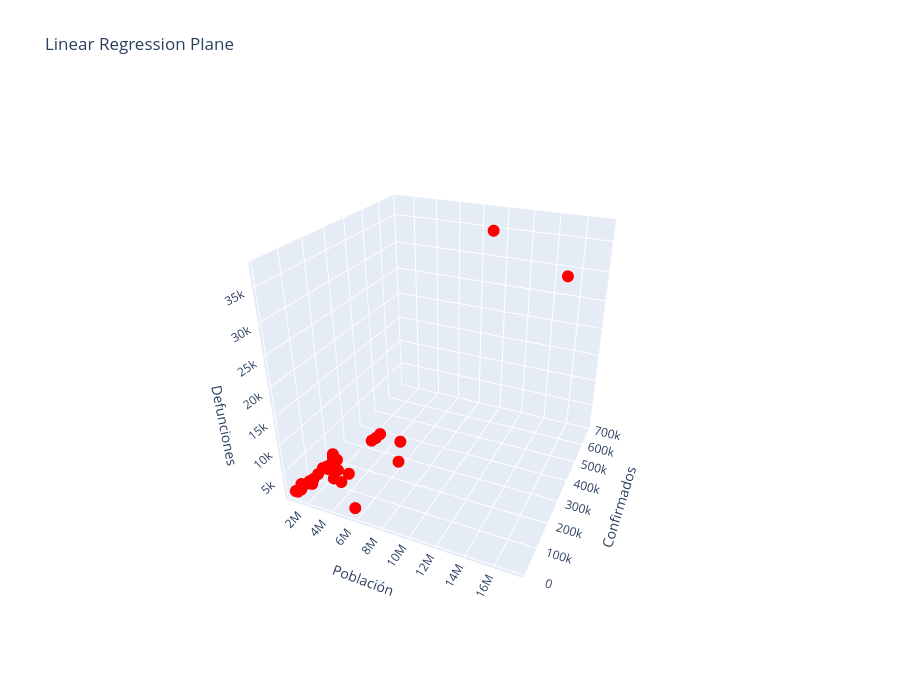

This figure's notebook cell:
### Markdown cell above
## Data Visualization

### Code cell
fig = go.Figure()


# Scatter (puntos)
fig.add_trace(go.Scatter3d(
    x=data['Poblacion'],
    y=data['Confirmados'],
    z=data['Defunciones'],
    mode='markers',
    marker=dict(color='red', size=7),
    name='Data',
    text=[f"y: {v:,.0f}" for v in data['Defunciones']],
    customdata=data.index, 
    hovertemplate=
            "Estado: %{customdata}<br>" +
            "Población: %{x:,}<br>" +
            "Confirmados: %{y:,}<br>" +
            "Defunciones: %{text}<extra></extra>"
    ))

fig.update_layout(
    title='Linear Regression Plane',
    width=900,
    height=700,
    scene=dict(
        xaxis_title='Población',
        yaxis_title='Confirmados',
        zaxis_title='Defunciones',
        aspectmode='cube',
        camera=dict(
            eye=dict(x=0.9021, y=-2.02, z=1.19)  # 👈 posición de la cámara
        )
    )
)

fig.show()

### Figure 1 — Plotly figure (JSON) as saved in the notebook; plotly's stock layout.template omitted (floating-point values rounded to 4 significant figures)
{"data": [{"customdata": ["AGUASCALIENTES", "BAJA CALIFORNIA", "BAJA CALIFORNIA SUR", "CAMPECHE", "CHIAPAS", "CHIHUAHUA", "DISTRITO FEDERAL", "COAHUILA", "COLIMA", "DURANGO", "GUANAJUATO", "GUERRERO", "HIDALGO", "JALISCO", "MEXICO", "MICHOACAN", "MORELOS", "NAYARIT", "NUEVO LEON", "OAXACA", "PUEBLA", "QUERETARO", "QUINTANA ROO", "SAN LUIS POTOSI", "SINALOA", "SONORA", "TABASCO", "TAMAULIPAS", "TLAXCALA", "VERACRUZ", "YUCATAN", "ZACATECAS"], "hovertemplate": "Estado: %{customdata}<br>Población: %{x:,}<br>Confirmados: %{y:,}<br>Defunciones: %{text}<extra></extra>", "marker": {"color": "red", "size": 7}, "mode": "markers", "name": "Data", "text": ["y: 2,469", "y: 8,728", "y: 1,529", "y: 1,306", "y: 1,666", "y: 7,553", "y: 34,674", "y: 6,414", "y: 1,221", "y: 2,498", "y: 11,114", "y: 4,557", "y: 6,285", "y: 12,681", "y: 37,359", "y: 5,977", "y: 3,575", "y: 1,873", "y: 9,738", "y: 3,960", "y: 12,271", "y: 4,468", "y: 3,015", "y: 5,443", "y: 6,405", "y: 6,775", "y: 4,276", "y: 5,230", "y: 2,563", "y: 10,139", "y: 4,205", "y: 2,836"], "type": "scatter3d", "x": [1434635, 3634868, 804708, 1000617, 5730367, 3801487, 9018645, 3218720, 785153, 1868996, 6228175, 3657048, 3086414, 8409693, 17427790, 4825401, 2044058, 1288571, 5610153, 4143593, 6604451, 2279637, 1723259, 2866142, 3156674, 3074745, 2572287, 3650602, 1380011, 8539862, 2259098, 1666426], "y": [26770, 50697, 39272, 11689, 12302, 57752, 683409, 69604, 12342, 34738, 132987, 41862, 39573, 88801, 258990, 49268, 34406, 12704, 127141, 48516, 86325, 69764, 32616, 65470, 42398, 79456, 76102, 65269, 20184, 65108, 46549, 31100], "z": [2469, 8728, 1529, 1306, 1666, 7553, 34674, 6414, 1221, 2498, 11114, 4557, 6285, 12681, 37359, 5977, 3575, 1873, 9738, 3960, 12271, 4468, 3015, 5443, 6405, 6775, 4276, 5230, 2563, 10139, 4205, 2836]}], "layout": {"height": 700, "scene": {"aspectmode": "cube", "camera": {"eye": {"x": 0.9021, "y": -2.02, "z": 1.19}}, "xaxis": {"title": {"text": "Población"}}, "yaxis": {"title": {"text": "Confirmados"}}, "zaxis": {"title": {"text": "Defunciones"}}}, "title": {"text": "Linear Regression Plane"}, "width": 900}}
